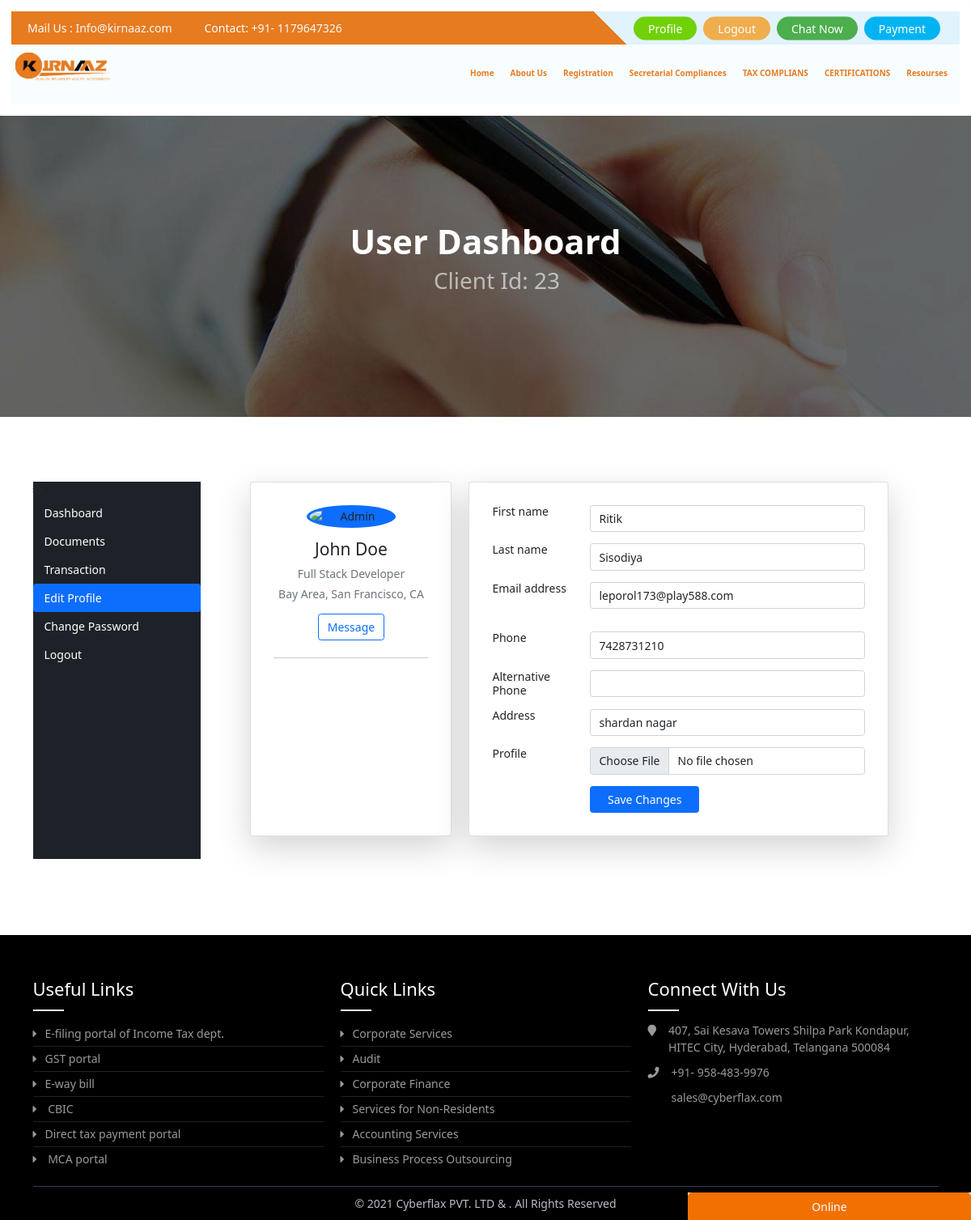
The page /editprofile/ (signed in) on the database its author committed.
### othernavs/models.py (models this page shows, shortened)
class Registration(models.Model):
    title = models.CharField(max_length=50)
    slug = models.SlugField(blank=True)

### chat/models.py (models this page shows, shortened)
class user(models.Model):
    user = models.OneToOneField(User,on_delete=models.CASCADE,related_name="user")
    phone = models.CharField(max_length=10,primary_key=True)
    alternative_Phone = models.CharField(max_length=10,blank=True)
    address = models.CharField(max_length=100,blank=True)
    profile = models.ImageField(upload_to='profile',blank='true')

### Home/views.py (the view, shortened to what this page needs)
# urls.py: path('editprofile/', views.editprofile, name="editprofile"),
@login_required(login_url='memberlogin')
def editprofile(request):
    res = {}
    Uform = Userform(instance = request.user)
    uform = userform(instance = request.user.user)
    res['form'] = [Uform,uform]
    return render(request,'editprofile.html',res)

### Home/context_processors.py (called while the page is built)
def regfunc(request):
   Registrations = Registration.objects.all()
   othernavregob = othernavreg.objects.all()
   tfiling = TaxFiling.objects.all()
   messages =  conversation.objects.filter(msgby=request.user.id).order_by('time') if request.user.is_authenticated else []
   res= {
      'Registrations':Registrations,
      'othernavreg':othernavregob,
      'tfiling':tfiling,
      'msg':messages,
      'editnames':editname,
      'choices' : BlogNews().Getchoices
   }
   return res

### Home/models.py (called while the page is built)
    def Getchoices(self):
        return self.Tchoice

### templates/editprofile.html
 {% extends 'profilebase.html' %}
{% block pbody %}
<div class="container">
		<div class="main-body">
			<div class="row " >
				<div class="col-lg-4 "  style="display: grid;">
					<div class="card shadow-lg p-3 mb-5 bg-white rounded">
						<div class="card-body">
							<div class="d-flex flex-column align-items-center text-center">
								<img src="{% if request.user.user.profile %}{{request.user.user.profile.url }}{% else %}https://bootdey.com/img/Content/avatar/avatar7.png{% endif %}" alt="Admin" class="rounded-circle p-1 bg-primary" width="110">
								<div class="mt-3">
									<h4>John Doe</h4>
									<p class="text-secondary mb-1">Full Stack Developer</p>
									<p class="text-muted font-size-sm">Bay Area, San Francisco, CA</p>
									<button class="btn btn-outline-primary" onclick="show()">Message</button>
								</div>
							</div>
							<hr class="my-4">
						</div>
					</div>
				</div>
				<div class="col-lg-8 ">
					<div class="card shadow-lg p-3 mb-5 bg-white rounded">
                    <form method="POST" enctype="multipart/form-data">{% csrf_token %}
						<div class="card-body">
                        {% for fo in form %}
                        {% for f in fo %}
							<div class="row mb-3">
                            {% if f.label != 'User' %}
								<div class="col-sm-3">
									<h6 class="mb-0">{{f.label}}</h6>
								</div>
                            {% endif %}
								<div class="col-sm-9 text-secondary">
                                    {{f}}
								</div>
							</div>
                        {% endfor %}
                        {% endfor %}
							<div class="row">
								<div class="col-sm-3"></div>
								<div class="col-sm-9 text-secondary">
									<input type="submit" class="btn btn-primary px-4" value="Save Changes">
								</div>
							</div>
						</div>
                    </form>
					</div>
				</div>
			</div>
		</div>
	</div>
    {% endblock %}

### templates/profilebase.html (shortened to what this page needs)
{% extends 'basic.html' %}
{% load static %}
{% block content %}
        <div class="dashboard-page">
            <body data-new-gr-c-s-check-loaded="14.1024.0" data-gr-ext-installed="">
                <div class="breadcrumb-area" style='    background-image: url({% static 'images/bg-landing.jpg'%});'>
                    <div class="container">
                        <div class="row">
                            <div class="col-lg-12">
                                <div class="breadcrumb-inner">
                                    <h2 class="page-title"> User Dashboard
                                    </h2>
                                    <ul class="page-list">
                                      <h2> Client Id: {{request.user.id}}</h2>
                                    </ul>
                                </div>
                            </div>
                        </div>
                    </div>
                </div>
                <section class="login-page-wrapper">
                    <div class="container">
                        <div class="row ">
                            <div class="col-lg-12">
                                <div class="user-dashboard-wrapper">
                                    <ul class="nav nav-pills mb-3" id="pills-tab" role="tablist">
                                        <li class="mobile_nav">
                                            <i class="fa fa-cogs"></i>
                                        </li>
                                        <li class="nav-item">{% url 'profile' as profile %}
                                            <a class="nav-link  {% if request.path == profile %}active{% endif %} " href="{{profile}}">Dashboard</a>
                                        </li>
                                        <li class="nav-item">{% url 'documents' as documents %}
                                            <a class="nav-link {% if request.path == documents %}active{% endif %}" href="{{documents}}">Documents</a>
                                        </li>
                                        <li class="nav-item">
                                        {% url 'bookings' as ubooking %}
                                            <a class="nav-link {% if request.path == ubooking %}active{% endif %}" href="{{ubooking}}">Transaction</a>
                                        </li>
                                        <li class="nav-item">{% url 'editprofile' as editprofile %}
                                            <a class="nav-link {% if request.path == editprofile %}active{% endif %}" href="{{editprofile}}">Edit
                                                Profile</a>
                                        </li>
                                        <li class="nav-item">{% url 'changepass' as changepass %}
                                            <a class="nav-link  {% if request.path == changepass %}active{% endif %}" href="{{changepass}}">Change
                                                Password</a>
                                        </li>
                                        <li class="nav-item">
                                            <a class="nav-link" href="{% url 'logout' %}">Logout
                                            </a>
                                        </li>
                                    </ul>
                                    <div class="tab-content" style="width: 100%;">
                                    {% block pbody %}{% endblock %}
                                    </div>
                                </div>
                            </div>
                        </div>
                    </div>
                </section>
{% endblock %}

### templates/header.html (shortened to what this page needs)
{% load static %}
<header class="shadow-lg p-3 	bg-white rounded">
      <div class="top-nav">
        <div class="call">Mail Us : <a href="mailto:Info@kirnaaz.com" class="text-light"> Info@kirnaaz.com</a> </div>
        <div class="call">Contact: <a href="tel:+911179647326" class="text-light">+91- 1179647326</a>
		</div>
        <div class="right">
          <ul>
          {% if user.is_authenticated %}
            <li><a href="{% url 'profile' %}" style="--color:#71d109">Profile</a></li>
            <li><a href="{% url 'logout' %}" style="--color:#f0ad4e">Logout</a></li>
          {% else %}
            <li><a href="{% url 'memberlogin' %}" style="--color:#f0ad4e">Login</a></li>
            <li><a href="{% url 'membersignup' %}" style="--color:#71d109">Signup</a></li>{% endif %}
            <li><a href="#" style="--color:#4cae4c" onclick="show()">Chat Now</a></li>
            <li><a href="{% url "payment" %}" style="--color:#01b4f1">Payment</a></li>
          </ul>
        </div>
      </div>
      <div class="nav-bar">
        <div class="logo">
          <img src="{% static 'images/logo.jpeg' %}" alt="">
        </div>
        <nav>
          <ul>
            <li><a href="{% url 'index' %}">Home</a>
            </li>
            <li><a href="{% url 'about' %}">About Us</a>
            </li>
            <li><a href="#">Registration</a>
            </li>
            {% for data in othernavreg %}
            <li ><a href="#">{{data.title}}</a>
            </li>
            {% endfor %}
			 <li ><a href="#">Resourses</a>
			  </li>
          </ul>
        </nav>
      </div>
    </header>

### cflax/static/css/main.css (style rules this page uses)
* { margin: 0; padding: 0; }
body, html { overflow-x: hidden; margin: 0; padding: 0; color: #56595c; font-size: 14px; font-family:system-ui; -webkit-font-smoothing: subpixel-antialiased; text-rendering: optimizeLegibility; line-height: 24px; font-weight: 400; font-style: normal; }
.top-nav { background: #e77b20!important; }
.top-nav { display: flex; position: relative; overflow: hidden; }
.top-nav .call { margin: 10px 20px; font-size: 14px; color: #fff; font-family:system-ui; cursor: pointer; }
.top-nav .right { position: absolute; right: 0; padding: 0 20px 0 45px; background: #e1f3fc; height: 100%; color: #fff; }
.top-nav .right::before { content: ""; position: absolute; top: 0; left: 0; width: 40px; height: 100%; background: linear-gradient(225deg, #e1f3fc 50%, #e77b20 50%); }
.top-nav ul { list-style-type: none; display: flex; margin: 0; top: 50%; transform: translateY(-50%); position: relative; padding: 0; }
.top-nav ul li { margin: 0 4px; }
.top-nav ul li a { padding: 2px 16px; border: 2px solid var(--color); background: var(--color); color: #fff; border-radius: 20px; transition: 0.3s; display: inline-block; }
.nav-bar { padding: 10px 60px; width: 100%; background: #f8fdff; height: 60px; position: relative; z-index: 999; }
.nav-bar .logo { float: left; display: block; }
.nav-bar .logo img { width: auto; height: 40px; }
.nav-bar nav { float: right; }
.nav-bar nav ul { display: flex; list-style-type: none; margin: 0; padding: 0; }
.nav-bar nav ul li { margin: 4px 0px; line-height: 40px; height: 40px; display: block; }
.nav-bar nav ul li a { color: #e77b20; font-weight: 600; padding: 4px 10px; font-family:system-ui; }
.index-page a:focus, a, a:hover { outline: none; text-decoration: none; }
a, a:focus, a:hover { outline: none; text-decoration: none; }
a { color: #000; text-decoration: none; background-color: transparent; -webkit-text-decoration-skip: objects; transition: all 0.2s ease-in-out 0s; }
@media (min-device-width: 768px) and (max-device-width: 1023px) { .nav-bar nav ul li a { font-size: 10px; } }
@media (min-device-width: 768px) and (max-device-width: 1023px) { .nav-bar { position: relative; width: 100%; height: 74px; padding: 10px 5px; } }
a { text-decoration: none!important; }

### accountent/css/dashboard.css (style rules this page uses)
.dashboard-page .user-dashboard-wrapper { padding: 80px 0; display: flex; }
.dashboard-page .user-dashboard-wrapper > ul { display: inline-block; width: 260px; background-color: #1d2228; padding-bottom: 5px; }
.dashboard-page .breadcrumb-area { background-image: linear-gradient(90deg , #9cbcfd 60% , #fff); }
.dashboard-page .breadcrumb-inner { display: flex; justify-content: center; align-items: center; padding: 130px 10px; flex-direction: column; }
.dashboard-page .page-title { color: #ffff; font-weight: 600; font-size: 42px; }
.dashboard-page .page-list { display: flex; color: #ffffff99; list-style: none; }
.dashboard-page .user-dashboard-wrapper .nav-item a { color: #fff; }
.dashboard-page .login-page-wrapper { display: flex; }
.dashboard-page .tab-content { padding: 0 40px; }

### templates/basic.html (style rules this page uses)
.card { border: 0; border-radius: 0px; margin-bottom: 30px; -webkit-box-shadow: 0 2px 3px rgba(0, 0, 0, 0.03); box-shadow: 0 2px 3px rgba(0, 0, 0, 0.03); -webkit-transition: .5s; transition: .5s }
body { background-color: #f9f9fa }
button, input, optgroup, select, textarea { font-family: Roboto, sans-serif; font-weight: 300 }

### rows shown on the page
Registration: title "Secretarial Compliances"
Registration: title "TAX COMPLIANS"
Registration: title "CERTIFICATIONS"
user: fo "7428731210" "shardan nagar"

### other values the page prints
{{ request.user.id }} "23"
{{ f.label }} "First name" "Last name" "Email address" "Phone" "Alternative Phone" "Address" "Profile"
